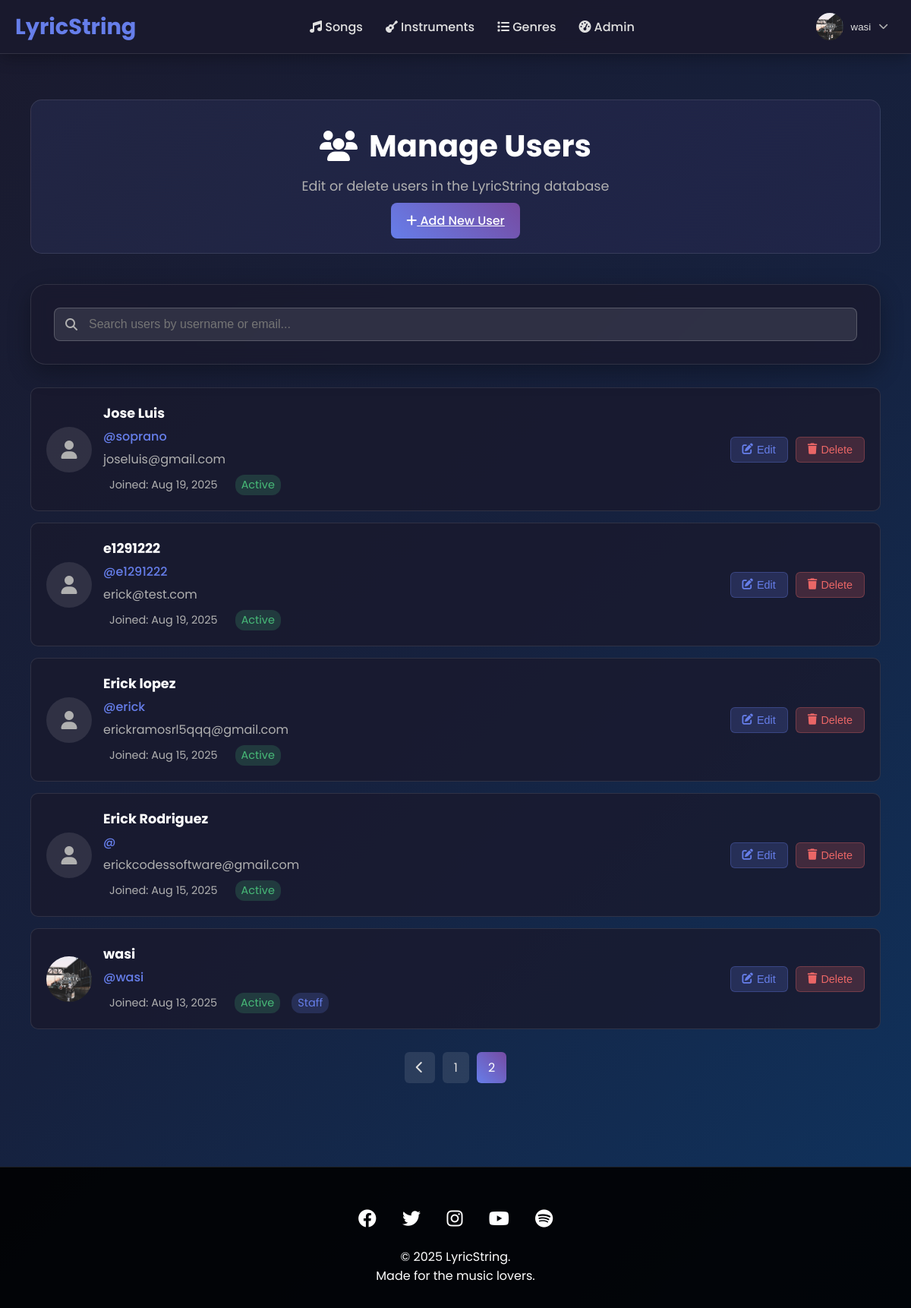
The app's page /users/?page=2 (signed in) with its own data.
### users/models.py (models this page shows, shortened)
class CustomUser(AbstractUser):
    username = models.CharField(
        max_length=150,
        unique=True,
        help_text='Required. 150 characters or fewer. Letters, digits and @/./+/-/_ only.',
        validators=[AbstractUser.username_validator],
        error_messages={
            'unique': "A user with that username already exists.",
        },
    )
    bio = models.TextField(blank=True)
    profile_picture = models.ImageField(upload_to='profile_pics/', blank=True)
    location = models.CharField(max_length=100, blank=True)
    website = models.URLField(blank=True)
    social_media = models.CharField(max_length=100, blank=True)
    skill_level = models.CharField(max_length=20, choices=[
        ('beginner', 'Beginner'),
        ('intermediate', 'Intermediate'),
        ('advanced', 'Advanced'),
        ('professional', 'Professional')
    ], default='beginner')
    groups = models.ManyToManyField(
        'auth.Group',
        verbose_name='groups',
        blank=True,
        help_text='The groups this user belongs to. A user will get all permissions granted to each of their groups.',
        related_name="customuser_set",
        related_query_name="user",
    )
    user_permissions = models.ManyToManyField(
        'auth.Permission',
        verbose_name='user permissions',
        blank=True,
        help_text='Specific permissions for this user.',
        related_name="customuser_set",
        related_query_name="user",
    )

### users/views.py (the view)
# urls.py: path('users/', views.manage_users_view, name='manage_users'),
@staff_member_required
def manage_users_view(request):
    users = CustomUser.objects.all().order_by('-date_joined')
    paginator = Paginator(users, 10)
    page_number = request.GET.get('page')
    page_obj = paginator.get_page(page_number)
    context = {
        'all_users': page_obj,
    }
    return render(request, 'users/manage_users.html', context)

### templates/users/manage_users.html (shortened to what this page needs)
{% extends "base.html" %}
{% load static %}
{% block extra_css %}
<link rel="stylesheet" href="{% static 'css/admin_edit_song.css' %}">
{% endblock %}
{% block content %}
<div class="admin-container">
    <div class="admin-header">
        <h1><i class="fas fa-users"></i> Manage Users</h1>
        <p>Edit or delete users in the LyricString database</p>
        <div style="margin-top: 20px;">
            <a href="{% url 'add_user' %}" class="modal-btn primary">
                <i class="fas fa-plus"></i>
                Add New User
            </a>
        </div>
    </div>
    <div class="search-section">
        <div class="search-box">
            <i class="fas fa-search"></i>
            <input type="text" id="userSearch" placeholder="Search users by username or email...">
        </div>
    </div>
    <div class="users-list">
        {% for user in all_users %}
        <div class="user-item" data-username="{{ user.username|lower }}" data-email="{{ user.email|lower }}">
            <div class="user-info">
                <div class="user-avatar">
                    {% if user.profile_picture %}
                    <img src="{{ user.profile_picture.url }}" alt="{{ user.username }}">
                    {% else %}
                    <i class="fas fa-user"></i>
                    {% endif %}
                </div>
                <div class="user-details">
                    <h3>{{ user.get_full_name|default:user.username }}</h3>
                    <p class="username">@{{ user.username }}</p>
                    <p class="email">{{ user.email }}</p>
                    <div class="user-meta">
                        <span class="joined">Joined: {{ user.date_joined|date:"M d, Y" }}</span>
                        <span class="status {% if user.is_active %}active{% else %}inactive{% endif %}">
                            {% if user.is_active %}Active{% else %}Inactive{% endif %}
                        </span>
                        {% if user.is_staff %}
                        <span class="staff">Staff</span>
                        {% endif %}
                    </div>
                </div>
            </div>
            <div class="user-actions">
                <button class="btn-edit" onclick="editUser({{ user.id }})">
                    <i class="fas fa-edit"></i> Edit
                </button>
                <button class="btn-delete" onclick="confirmDelete({{ user.id }}, '{{ user.username|escapejs }}')">
                    <i class="fas fa-trash"></i> Delete
                </button>
            </div>
        </div>
        {% endfor %}
    </div>
    {% if all_users.has_other_pages %}
    <div class="pagination">
        {% if all_users.has_previous %}
        <a href="?page={{ all_users.previous_page_number }}" class="page-link">
            <i class="fas fa-chevron-left"></i>
        </a>
        {% endif %}
        {% for num in all_users.paginator.page_range %}
            {% if all_users.number == num %}
            <span class="page-link current">{{ num }}</span>
            {% else %}
            <a href="?page={{ num }}" class="page-link">{{ num }}</a>
            {% endif %}
        {% endfor %}
    </div>
    {% endif %}
</div>
{% endblock %}

### templates/base.html (shortened to what this page needs)
{% load static %}
<!DOCTYPE html>
<html lang="en">
<head>
    <link rel="stylesheet" href="https://cdnjs.cloudflare.com/ajax/libs/font-awesome/6.4.0/css/all.min.css">
    <link rel="stylesheet" href="{% static 'css/styles.css' %}">
    <link rel="stylesheet" href="{% static 'css/base.css' %}">
    {% block extra_css %}{% endblock %}
</head>
<body>
    <header class="header">
        <nav class="nav-container">
            <a href="/" class="logo">
                LyricString
            </a>
            <ul class="nav-menu">
                <li><a href="/"><i class="fas fa-music"></i> Songs</a></li>
                <li><a href="/instruments/"><i class="fas fa-guitar"></i> Instruments</a></li>
                <li><a href="/genres/"><i class="fas fa-list"></i> Genres</a></li>
                {% if user.is_staff %}
                <li><a href="/dashboard/"><i class="fas fa-tachometer-alt"></i> Admin</a></li>
                {% endif %}
            </ul>
            <div class="user-actions">
                {% if user.is_authenticated %}
                <div class="user-profile">
                    <div class="profile-dropdown">
                        <button class="profile-btn">
                            {% if user.profile_picture %}
                            <img src="{{ user.profile_picture.url }}" alt="{{ user.username }}" class="profile-pic">
                            {% else %}
                            <div class="profile-pic default"><i class="fas fa-user"></i></div>
                            {% endif %}
                            <span class="username">{{ user.username }}</span>
                            <i class="fas fa-chevron-down dropdown-icon"></i>
                        </button>
                    </div>
                </div>
                {% else %}
                <a href="{% url 'login' %}" class="btn btn-outline">Sign in</a>
                <a href="{% url 'register' %}" class="btn btn-primary">Sign up</a>
                {% endif %}
            </div>
        </nav>
    </header>
    <main class="main-content">
        {% block content %}{% endblock %}
    </main>
    <footer class="footer">
        <div class="footer-content">
            <div class="social-links">
                <a href="#"><i class="fab fa-facebook"></i></a>
                <a href="#"><i class="fab fa-twitter"></i></a>
                <a href="#"><i class="fab fa-instagram"></i></a>
                <a href="#"><i class="fab fa-youtube"></i></a>
                <a href="#"><i class="fab fa-spotify"></i></a>
            </div>
            <p>&copy; 2025 LyricString.</p>
            <p>Made for the music lovers.</p>
        </div>
    </footer>
</body>
</html>

### static/css/styles.css (style rules this page uses)
* { margin: 0; padding: 0; box-sizing: border-box; }
body { font-family: 'Poppins', sans-serif; background: linear-gradient(135deg, #1a1a2e 0%, #16213e 50%, #0f3460 100%); min-height: 100vh; color: #e0e0e0; }
.header { background: rgba(26, 26, 46, 0.95); backdrop-filter: blur(10px); box-shadow: 0 4px 20px rgba(0,0,0,0.3); position: sticky; top: 0; z-index: 1000; border-bottom: 1px solid rgba(255, 255, 255, 0.1); }
.nav-container { max-width: 1400px; margin: 0 auto; padding: 0 20px; display: flex; justify-content: space-between; align-items: center; height: 70px; }
.logo { display: flex; align-items: center; gap: 10px; font-size: 1.8rem; font-weight: 700; color: #667eea; text-decoration: none; }
.nav-menu { display: flex; list-style: none; gap: 30px; }
.nav-menu a { text-decoration: none; color: #e0e0e0; font-weight: 500; transition: color 0.3s ease; position: relative; }
.nav-menu a::after { content: ''; position: absolute; width: 0; height: 2px; bottom: -5px; left: 0; background: linear-gradient(45deg, #667eea, #764ba2); transition: width 0.3s ease; }
.user-actions { display: flex; gap: 15px; align-items: center; }
.user-profile { position: relative; }
.profile-dropdown { position: relative; }
.profile-btn { display: flex; align-items: center; gap: 10px; background: transparent; border: none; cursor: pointer; padding: 5px 10px; border-radius: 30px; transition: all 0.3s ease; }
.profile-pic { width: 36px; height: 36px; border-radius: 50%; object-fit: cover; }
.username { font-weight: 500; color: #e0e0e0; }
.dropdown-icon { font-size: 0.8rem; color: #b0b0b0; transition: transform 0.3s ease; }
.main-content { max-width: 1400px; margin: 0 auto; padding: 40px 20px; min-height: calc(100vh - 140px); }
.search-section { background: rgba(26, 26, 46, 0.8); backdrop-filter: blur(10px); border-radius: 20px; padding: 30px; margin-bottom: 30px; box-shadow: 0 10px 30px rgba(0,0,0,0.3); border: 1px solid rgba(255, 255, 255, 0.1); }
.footer { background: rgba(0,0,0,0.9); color: white; text-align: center; padding: 30px 0; margin-top: 50px; border-top: 1px solid rgba(255, 255, 255, 0.1); }
.footer-content { max-width: 1400px; margin: 0 auto; padding: 0 20px; }
.social-links { margin: 20px 0; }
.social-links a { color: white; font-size: 1.5rem; margin: 0 15px; transition: color 0.3s ease; }

### static/css/admin_edit_song.css (style rules this page uses)
.admin-container { max-width: 1200px; margin: 0 auto; padding: 20px; }
.admin-header { text-align: center; margin-bottom: 40px; padding: 30px; background: linear-gradient(135deg, rgba(102, 126, 234, 0.1), rgba(118, 75, 162, 0.1)); border-radius: 15px; border: 1px solid rgba(255, 255, 255, 0.1); }
.admin-header h1 { color: white; font-size: 2.5rem; margin-bottom: 10px; display: flex; align-items: center; justify-content: center; gap: 15px; }
.admin-header p { color: #b0b0b0; font-size: 1.1rem; }
.modal-btn { padding: 12px 20px; border-radius: 8px; border: none; font-size: 1rem; font-weight: 500; cursor: pointer; transition: all 0.3s ease; }
.modal-btn.primary { background: linear-gradient(45deg, #667eea, #764ba2); color: white; }

### records on screen
CustomUser: profile_picture (picture), username "wasi", get_full_name "wasi", date_joined "Aug 13, 2025", is_active "Active", is_staff "Staff"
CustomUser: get_full_name "Jose Luis", username "soprano", email "joseluis@gmail.com", date_joined "Aug 19, 2025", is_active "Active"
CustomUser: get_full_name "e1291222", username "e1291222", email "erick@test.com", date_joined "Aug 19, 2025", is_active "Active"
CustomUser: get_full_name "Erick lopez", username "erick", email "erickramosrl5qqq@gmail.com", date_joined "Aug 15, 2025", is_active "Active"
CustomUser: get_full_name "Erick Rodriguez", email "erickcodessoftware@gmail.com", date_joined "Aug 15, 2025", is_active "Active"

### other values on screen
{{ num }} "1"
{{ num }} "2"
